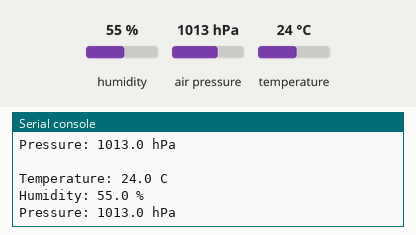
Simulated run of this program. Board: CircuitPython board. Shown: the last lines printed to the serial console. The inputs (shaded band) are chosen by the test bench; at power-on: humidity 55 %, air pressure 1013 hPa, temperature 24 °C.

Above: at 1.2 s.
1.3 s: humidity set to 22 %
At 2.6 s:
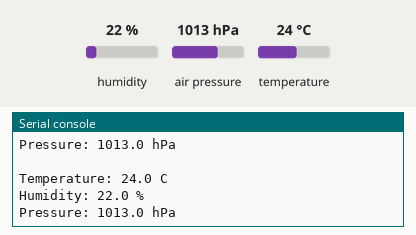
2.8 s: air pressure set to 952 hPa
At 3.8 s:
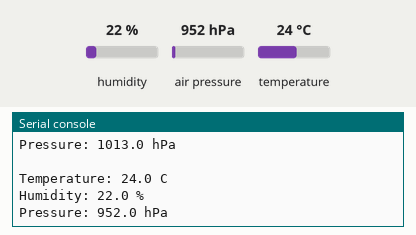
4.3 s: temperature set to 12 °C
At 5.8 s:
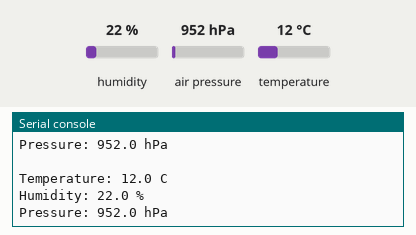

The program:

bme_sensor.py
```python
import board
from adafruit_bme280 import basic as adafruit_bme280
import time


i2c = board.I2C()  # uses board.SCL and board.SDA
bme280 = adafruit_bme280.Adafruit_BME280_I2C(i2c)

try:
    while True:
        print("\nTemperature: %0.1f C" % bme280.temperature)
        print("Humidity: %0.1f %%" % bme280.humidity)
        print("Pressure: %0.1f hPa" % bme280.pressure)

        time.sleep(1)

except KeyboardInterrupt:
    print("Program Stopping")

finally:
    pass
```

Measured:
- after the input at 1.3 s, the serial console: prints a new line after 0.70 s (image 1)
- after the input at 2.8 s, the serial console: prints a new line after 0.20 s (image 2)
- after the input at 4.3 s, the serial console: prints a new line after 0.71 s (image 3)
